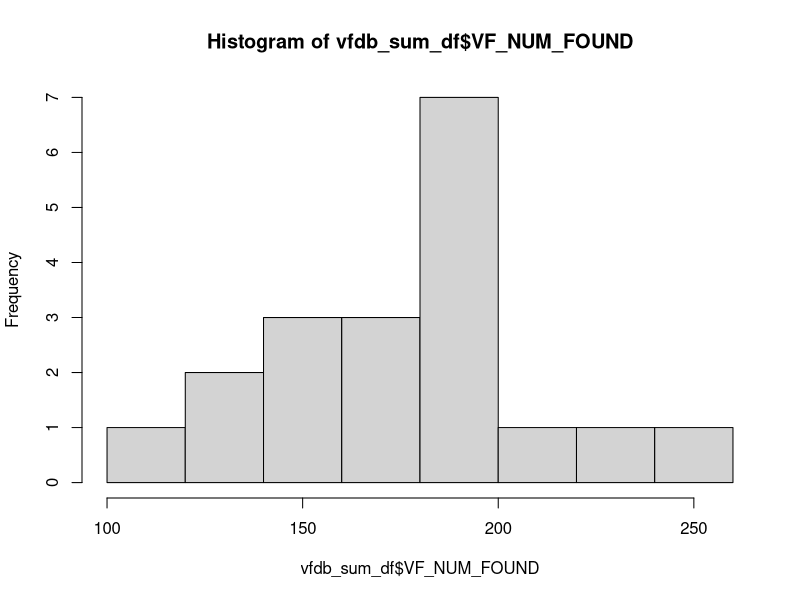
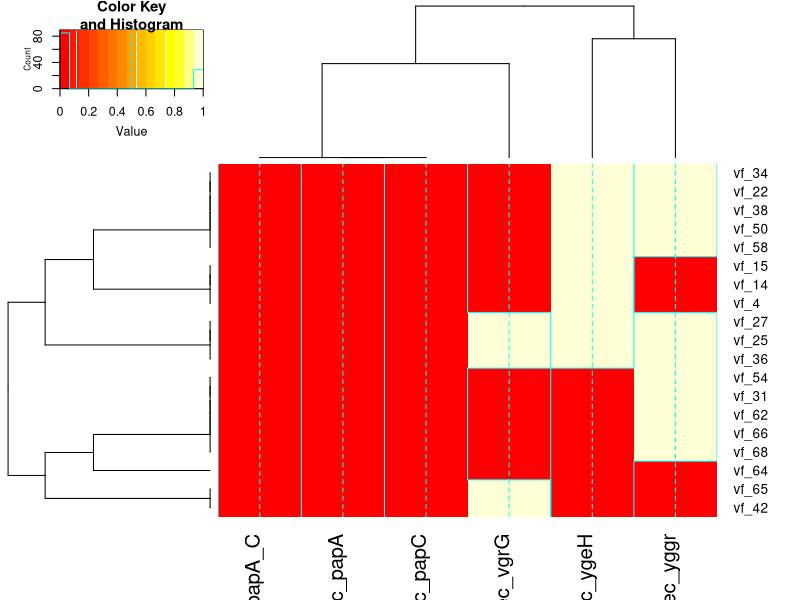
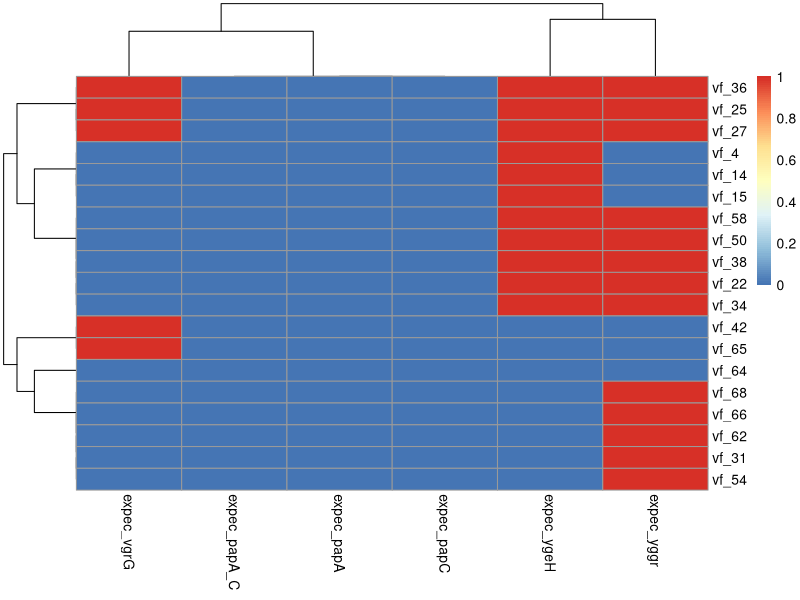

The R script that drew these images, in order:
## ---- chunk 1

library(readr)
library(dplyr)
library(stringr)

## ---- chunk 2


sum_tsv = read_tsv( "./abricate_vfdb_summary.tsv" )


vfdb_sum_df = sum_tsv %>% 
  rename( file_name = '#FILE' ,
          VF_NUM_FOUND = "NUM_FOUND"
          )

hist( vfdb_sum_df$VF_NUM_FOUND )


# (artificial) example data in data frame
# file_name      VF_NUM_FOUND    AAA24094        APECO1_1753     papA   papG    ycfz          ygeG      ygbdb           yggr
# vf.14.txt       249            .               .               99.05  80.00   99.87;100.00  ,         100.00;100.00   91.85

# the cell values are sometime weird, maybe it is a range.  eg: 99.87;100.00
#++ these aren't handled correctly by this code yet (it doesn't parse correctly and get converted to NA or some such, another Rmd has getFirstNum() fn to parse them)  

# example of parsing the regex in stringr 
# chunk1 matches vf
# chunk2 matches 14 
# key becomes vf_14

vfdb_sum_df = vfdb_sum_df %>%
  #                                 str_match array index      2            3                   VVVV
  mutate( fasta_basename_chunk1   = str_match( file_name,     "([:alnum:]+).([:alnum:]+).txt"  )[,2] ) %>%
  mutate( fasta_basename_chunk2   = str_match( file_name,     "([:alnum:]+).([:alnum:]+).txt"  )[,3] ) %>%
  mutate( key = str_c( fasta_basename_chunk1, "_", fasta_basename_chunk2 ) )


vfdb_sum_df %>% head(2)

## ---- chunk 3

# definition for ExPEC
# when it has >= 2 markers present: 
# papA and/or papC
# afa/dra
# sfa/foc
# iutA
# kpsMT II
#++ need to check how abricate display such gene names


# exploring data
cln = colnames( vfdb_sum_df )
cln.df = data.frame( cln )

# see if any of the ExPEC gene were found by Abricate (using regular expression pattern):
expect_gene_RE = "papA|papC|afa|dra|sfa|foc|iut|kps"
expect_gene_cln = cln.df %>% filter( grepl( expect_gene_RE, cln) ) 


typeof( vfdb_sum_df$papA )
range( vfdb_sum_df$papA )
typeof( vfdb_sum_df$ygeH )
range( vfdb_sum_df$ygeH )


## ---- chunk 4

# gene match at 80%+ is considered a match
vfdb_sum_df = vfdb_sum_df %>% mutate( 
  expec_papA    = if_else( as.numeric(  papA  )    >= 80, 1, 0 ),
  expec_papC    = if_else( as.numeric(  papC  )    >= 80, 1, 0 ),
  expec_papA_C  = if_else( expec_papA + expec_papC >=  1, 1, 0 )   # papA and/or papC :-| 
)

vfdb_sum_df = vfdb_sum_df %>% mutate( 
  expec_ygeH    = if_else( as.numeric(  ygeH  ) > 80, 1, 0 ),
  expec_yggr    = if_else( as.numeric(  yggr  ) > 80, 1, 0 ),   
  expec_vgrG    = if_else( as.numeric(  vgrG  ) > 80, 1, 0 )
  )

# create a simpler data frame with the count result

expect_result_df = vfdb_sum_df %>%
  select( key, expec_papA, expec_papC, expec_papA_C, expec_ygeH, expec_yggr, expec_vgrG  )

# convert all "." to 0 (%)
expect_result_df = expect_result_df %>% 
  replace( is.na(.), 0 )   # replace na with 0 on all cells

expect_result_df = expect_result_df %>% 
  mutate( count_match = ( expec_papA_C + expec_ygeH + expec_vgrG + expec_yggr ) ) 

# apply ExPEC selection criteria and make determination
expect_result_df = expect_result_df %>% 
  mutate( Is_ExPEC = if_else( count_match >= 2, "Yes", "No" ) )


expect_result_df %>% head(10)


## ---- chunk 5

library( gplots )

mat = expect_result_df %>%
  select( - Is_ExPEC, - count_match, - key ) %>%
  mutate_at(1:6, as.numeric ) %>%
  as.matrix()

rownames( mat ) = expect_result_df$key    # assign row name


# heatmap/dendogram method 1
gplots::heatmap.2( mat )

## ---- chunk 6


# heatmap/dendogram method 2

library(pheatmap)
pheatmap::pheatmap( mat )
